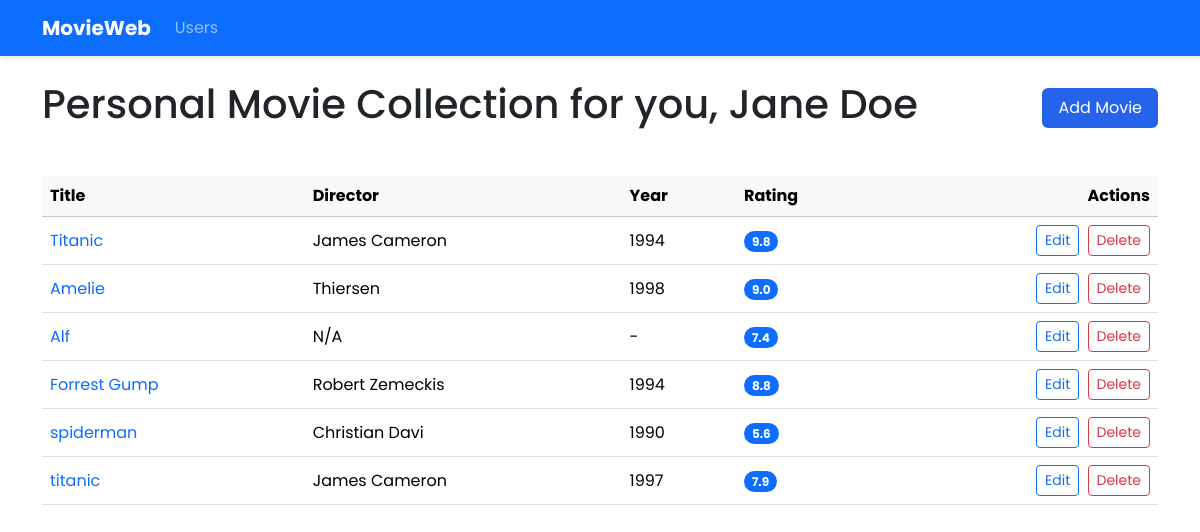
The page /user/2 on the database as committed earlier.
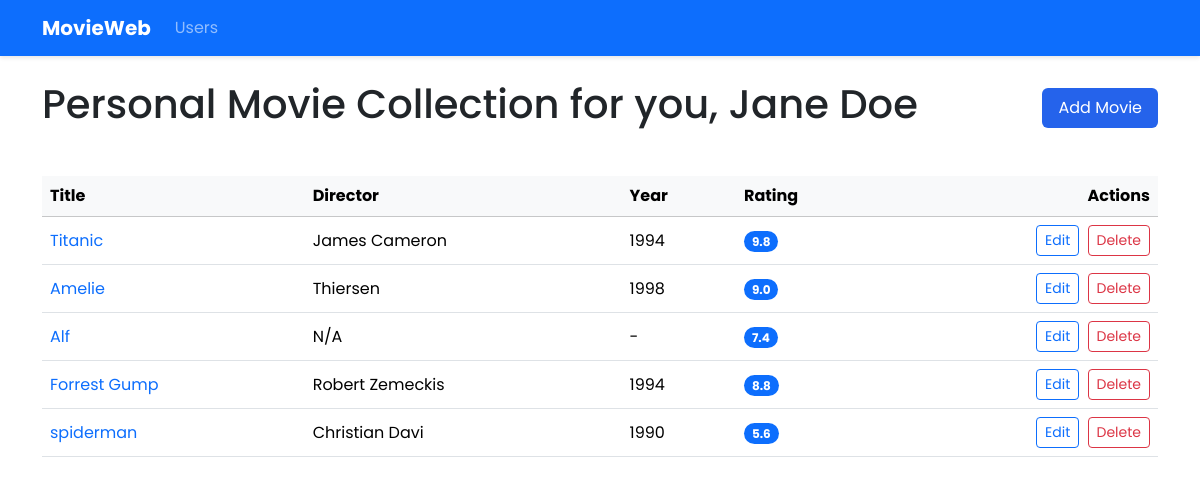
The same page on the database as committed later.
### models.py (models this page shows)
class Movie(Base):
    __tablename__ = "movies"
    id = Column(Integer, primary_key=True)
    user_id = Column(Integer, ForeignKey("users.id"))
    title = Column(String, nullable=False)
    director = Column(String)
    writer = Column(String)
    actors = Column(String)
    year = Column(Integer)
    rating = Column(Float, CheckConstraint('rating >= 0 AND rating <= 10'))
    genre = Column(String)
    runtime = Column(String)
    plot = Column(Text)
    comment = Column(Text)
    user = relationship("User", back_populates="movies")

### app.py (the view)
@app.route("/user/<int:user_id>")
def user_movies(user_id):
    user = data_manager.get_user_by_id(user_id)
    if not user:
        flash("User not found!", "error")
        return redirect(url_for('list_users'))
    movies = data_manager.get_user_movies(user_id)
    return render_template("movie_list.html",
                           user=user,
                           movies=movies,
                           user_id=user_id)  # Wichtig: user_id weiterhin übergeben für Links

### data_manager/sqlite_data_manager.py (called while the page is built)
    def get_user_movies(self, user_id):
        session = self.Session()
        try:
            user = session.query(User).filter_by(id=user_id).first()
            if user:
                return user.movies
            return []
        finally:
            session.close()

    def get_user_by_id(self, user_id):
        session = self.Session()
        try:
            return session.query(User).filter_by(id=user_id).first()
        finally:
            session.close()

### templates/movie_list.html (shortened to what this page needs)
{% extends "base.html" %}
{% block content %}
<div class="d-flex justify-content-between align-items-center mb-4">
    <h1>Personal Movie Collection for you, {{ user.username }}</h1>
    <a href="{{ url_for('add_movie', user_id=user_id) }}" class="btn btn-primary">
         Add Movie
    </a>
</div>
<div class="table-responsive">
    <table class="table table-hover align-middle">
        <thead class="table-light">
            <tr>
                <th>Title</th>
                <th>Director</th>
                <th>Year</th>
                <th>Rating</th>
                <th class="text-end">Actions</th>
            </tr>
        </thead>
        <tbody>
            {% for movie in movies %}
            <tr>
                <td>
                 <a href="{{ url_for('movie_details', movie_id=movie.id) }}"
                 class="text-decoration-none">
                 {{ movie.title }}
                 </a>
                </td>
                <td>{{ movie.director or '-' }}</td>
                <td>{{ movie.year or '-' }}</td>
                <td>
                    {% if movie.rating %}
                    <span class="badge bg-primary rounded-pill">{{ "%.1f"|format(movie.rating) }}</span>
                    {% else %}
                    -
                    {% endif %}
                </td>
                <td class="text-end">
                    <a href="{{ url_for('update_movie', user_id=user_id, movie_id=movie.id) }}"
                       class="btn btn-sm btn-outline-primary me-1">
                        Edit
                    </a>
                    <form action="{{ url_for('delete_movie', user_id=user_id, movie_id=movie.id) }}" method="POST" class="d-inline">
                        <button type="submit" class="btn btn-sm btn-outline-danger">Delete</button>
                    </form>
                </td>
            </tr>
            {% endfor %}
        </tbody>
    </table>
</div>
{% endblock %}

Rows that differ between the two databases and show on the page:
removed Movie: title "titanic", director "James Cameron", year "1997", rating "7.9"
